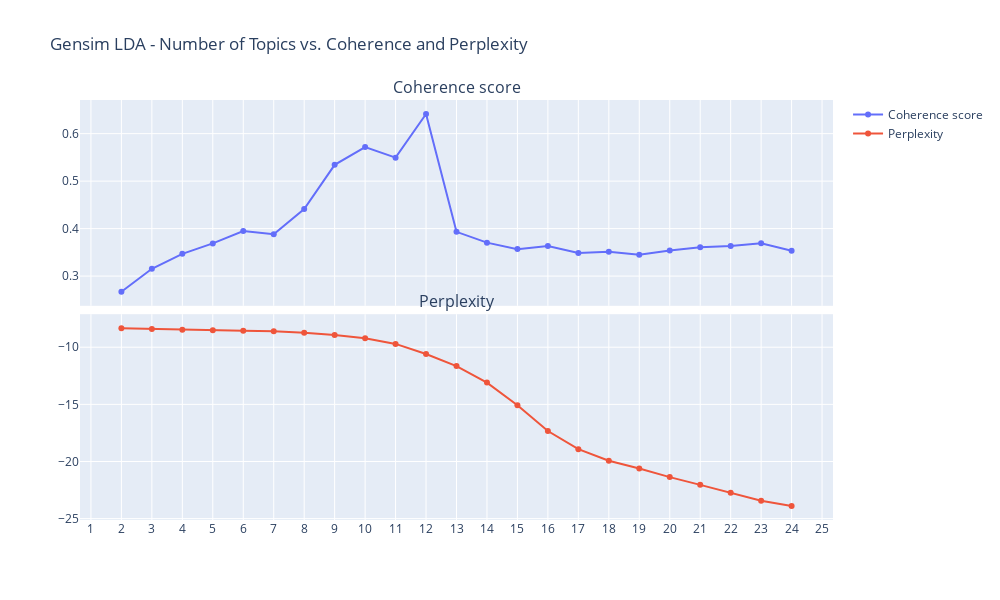

Notebook code for this chart:
### Code cell
coherence = []
for k in range(2,25):
    print('Round: '+str(k))
    Lda = gensim.models.ldamodel.LdaModel
    sample_ldamodel = Lda(corpus, num_topics=k, id2word = id2word, passes=5, iterations=8, chunksize = 2)
    
    cm = gensim.models.coherencemodel.CoherenceModel(model=sample_ldamodel, texts=data_lemma, dictionary=id2word, coherence='c_v')
    pp = sample_ldamodel.log_perplexity(corpus, total_docs=73)
    coherence.append((k,cm.get_coherence(),pp))
    

# model_list, coherence_values = compute_coherence_values(dictionary=id2word, corpus=corpus, texts=data_lemma, start=2, limit=16, step=1)

x = [x[0] for x in coherence]
y1 = [x[1] for x in coherence]
y2 = [x[2] for x in coherence]

fig = make_subplots( rows=2, cols=1, subplot_titles=("Coherence score", "Perplexity"), shared_xaxes=True,
                    vertical_spacing=0.02)

fig.add_trace(go.Scatter(name="Coherence score", x=x, y=y1, mode='lines+markers'), row=1, col=1)

fig.add_trace(go.Scatter(name="Perplexity", x=x, y=y2, mode='lines+markers'), row=2, col=1)

fig.update_layout(height=600, width=1000, title_text="Gensim LDA - Number of Topics vs. Coherence and Perplexity", xaxis1 = dict(
        tickmode = 'linear', tick0 = 1, dtick = 1), xaxis2 = dict(tickmode = 'linear', tick0 = 1, dtick = 1))
fig.write_html("Images/Gensim_optimal_new.html")
fig.show()

### Figure 1 — Plotly figure (JSON) as saved in the notebook; plotly's stock layout.template omitted (floating-point values rounded to 4 significant figures)
{"data": [{"mode": "lines+markers", "name": "Coherence score", "type": "scatter", "x": [2, 3, 4, 5, 6, 7, 8, 9, 10, 11, 12, 13, 14, 15, 16, 17, 18, 19, 20, 21, 22, 23, 24], "xaxis": "x", "y": [0.267, 0.3154, 0.3469, 0.3689, 0.395, 0.3881, 0.4413, 0.5343, 0.5718, 0.5494, 0.6413, 0.3932, 0.3704, 0.3568, 0.3633, 0.3487, 0.3514, 0.3447, 0.3539, 0.3607, 0.3636, 0.3691, 0.3532], "yaxis": "y"}, {"mode": "lines+markers", "name": "Perplexity", "type": "scatter", "x": [2, 3, 4, 5, 6, 7, 8, 9, 10, 11, 12, 13, 14, 15, 16, 17, 18, 19, 20, 21, 22, 23, 24], "xaxis": "x2", "y": [-8.338, -8.409, -8.47, -8.513, -8.566, -8.611, -8.737, -8.932, -9.214, -9.709, -10.6, -11.65, -13.09, -15.07, -17.33, -18.92, -19.93, -20.62, -21.37, -22.04, -22.74, -23.44, -23.89], "yaxis": "y2"}], "layout": {"annotations": [{"font": {"size": 16}, "showarrow": false, "text": "Coherence score", "x": 0.5, "xanchor": "center", "xref": "paper", "y": 1, "yanchor": "bottom", "yref": "paper"}, {"font": {"size": 16}, "showarrow": false, "text": "Perplexity", "x": 0.5, "xanchor": "center", "xref": "paper", "y": 0.49, "yanchor": "bottom", "yref": "paper"}], "height": 600, "title": {"text": "Gensim LDA - Number of Topics vs. Coherence and Perplexity"}, "width": 1000, "xaxis": {"anchor": "y", "domain": [0, 1], "dtick": 1, "matches": "x2", "showticklabels": false, "tick0": 1, "tickmode": "linear"}, "xaxis2": {"anchor": "y2", "domain": [0, 1], "dtick": 1, "tick0": 1, "tickmode": "linear"}, "yaxis": {"anchor": "x", "domain": [0.51, 1]}, "yaxis2": {"anchor": "x2", "domain": [0, 0.49]}}}
